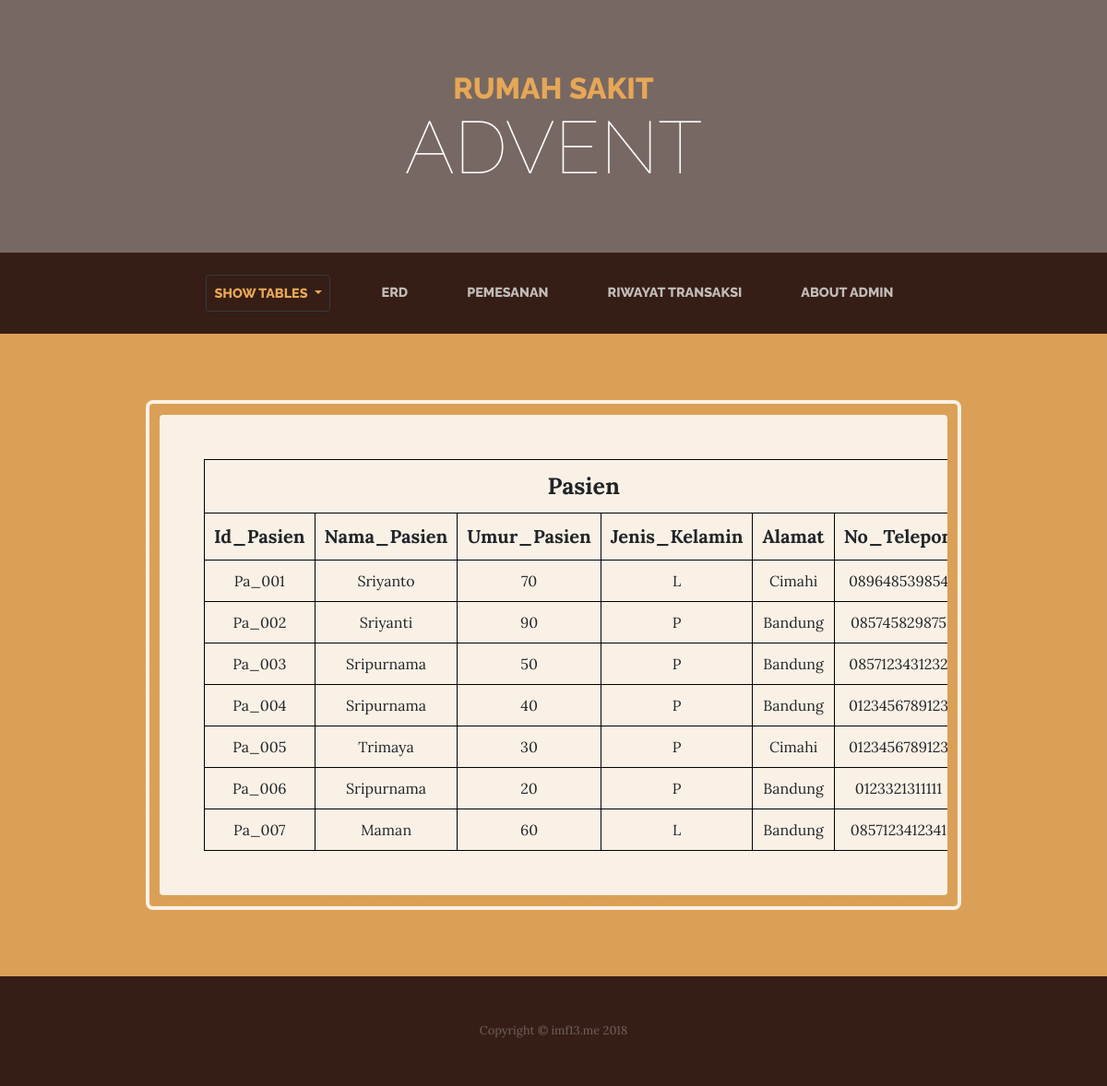
The app's page /Rs_Advent_Controller/view_pasien with its own data.
### tables this page shows
CREATE TABLE `pasien` (
  `Id_Pasien` char(10) NOT NULL,
  `Nama_Pasien` char(41) NOT NULL,
  `Umur_Pasien` tinyint(3) UNSIGNED NOT NULL,
  `Jenis_Kelamin` char(2) NOT NULL,
  `Alamat` char(61) NOT NULL,
  `No_Telepon` char(15) NOT NULL
);

### application/controllers/Rs_Advent_Controller.php (called while the page is built, shortened)
<?php
class Rs_Advent_Controller extends CI_Controller
{
    public function view_pasien()
    {
      $this->load->model('Model_Rs_Advent/M_Pasien');
      $data['Pasien'] = $this->M_Pasien->get_record();
      $this->load->view('View_Rs_Advent/V_Pasien.php', $data);
    }
}
 ?>

### index.php (called while the page is built, shortened)
<?php
require_once BASEPATH.'core/CodeIgniter.php';

### application/models/Model_Rs_Advent/M_Pasien.php (called while the page is built, shortened)
<?php
class M_Pasien extends CI_Model
{
  function get_record()
  {
    $query = $this->db->get('pasien');
    return $query->result();
  }
}
?>

### application/views/View_Rs_Advent/V_Pasien.php (the view, shortened to what this page needs)
<!DOCTYPE html>
<html lang="en">
  <head>
    <link href="<?php echo base_url('Coffe/aset/bootstrap/css/bootstrap.min.css');?>" rel="stylesheet">
    <link href="<?php echo base_url('Coffe/css/business-casual.min.css');?>" rel="stylesheet">
  </head>
  <body>
    <h1 class="site-heading text-center text-white d-none d-lg-block">
      <span class="site-heading-upper text-primary mb-3">Rumah Sakit</span>
      <span class="site-heading-lower">Advent</span>
    </h1>
    <?php
      include 'Navigasi.php';
    ?>
    <section class="pages-section cta">
      <div class="container-fluid">
        <div class="row">
          <div class="col-xl-9 mx-auto" style="">
            <div class="gta-inner">
            <div class="cta-inner text-center rounded">
              <table cellpadding="10px" border="1px" cellspacing="0" bordercolor="black" align="center">
                <tr>
                  <td colspan="6" align="center"style="font-size: 25px;"><b>Pasien</b></td>
                </tr>
                <tr style="font-size: 20px">
                  <td><b>Id_Pasien</b></td>
                  <td><b>Nama_Pasien</b></td>
                  <td><b>Umur_Pasien</b></td>
                  <td><b>Jenis_Kelamin</b></td>
                  <td><b>Alamat</b></td>
                  <td><b>No_Telepon</b> </td>
                </tr>
              <?php
                  foreach ($Pasien as $column)
                {
              ?>
                <tr>
                  <td><?php echo $column->Id_Pasien; ?></td>
                  <td><?php echo $column->Nama_Pasien; ?></td>
                  <td><?php echo $column->Umur_Pasien; ?></td>
                  <td><?php echo $column->Jenis_Kelamin; ?></td>
                  <td><?php echo $column->Alamat; ?></td>
                  <td><?php echo $column->No_Telepon; ?></td>
                </tr>
              <?php } ?>
            </table>
            </div>
            </div>
          </div>
        </div>
      </div>
    </section>
    <footer class="footer text-faded text-center py-5">
      <div class="container">
        <p class="m-0 small">Copyright &copy; imf13.me 2018</p>
      </div>
    </footer>
  </body>
</html>

### application/views/View_Rs_Advent/Navigasi.php (shortened to what this page needs)
<nav class="navbar navbar-expand-lg navbar-dark py-lg-4" id="mainNav">
  <div class="container">
    <div class="collapse navbar-collapse" id="navbarResponsive">
      <ul class="navbar-nav mx-auto">
        <li class="nav-item
        <?php
        $uri = $_SERVER['REQUEST_URI'];
        $temp = substr($uri, 36);
        if ($temp == 'view_dokter' || $temp == 'view_huni' || $temp == 'view_kamar' || $temp == 'view_obat' || $temp == 'view_pasien' || $temp == 'view_perawat' || $temp == 'view_periksa'
            || $temp == 'view_rawat' || $temp == 'view_tentukan' || $temp == 'view_all_tables' || strlen($uri) == 15) {
          echo "active";
        }
        ?>
        px-lg-4 dropdown">
          <button class="nav-link text-uppercase text-expanded btn btn-outline-dark dropdown-toggle" type="button" id="dropdownMenuButton" data-toggle="dropdown" aria-haspopup="true" aria-expanded="false">
            Show Tables
          </button>
        </li>
        <li class="nav-item
        <?php
          if ($temp == 'view_ERD') {
            echo "active";
          }
        ?>
        px-lg-4">
          <a class="nav-link text-uppercase text-expanded" href="<?php echo base_url('Rs_Advent_Controller/view_ERD'); ?>">ERD</a>
        </li>
        <li class="nav-item
        <?php
          if ($temp == 'view_pemesanan') {
            echo "active";
          }
        ?>
        px-lg-4">
          <a class="nav-link text-uppercase text-expanded" href="<?php echo base_url('Rs_Advent_Controller/view_pemesanan'); ?>">Pemesanan</a>
        </li>
        <li class="nav-item
        <?php
          if ($temp == 'view_riwayat_transaksi' || $temp == 'proses_pemesanan') {
            echo "active";
          }
        ?>
        px-lg-4">
          <a class="nav-link text-uppercase text-expanded" href="<?php echo base_url('Rs_Advent_Controller/view_riwayat_transaksi'); ?>">Riwayat Transaksi</a>
        </li>
        <li class="nav-item px-lg-4">
          <a class="nav-link text-uppercase text-expanded" href="<?php echo base_url('Irfan_Grayscale_Controller/view_irfan_grayscale'); ?>">About Admin</a>
        </li>
      </ul>
    </div>
  </div>
</nav>

### records on screen
pasien: Id_Pasien "Pa_001", Nama_Pasien "Sriyanto", Umur_Pasien "70", Jenis_Kelamin "L", Alamat "Cimahi", No_Telepon "089648539854"
pasien: Id_Pasien "Pa_002", Nama_Pasien "Sriyanti", Umur_Pasien "90", Jenis_Kelamin "P", Alamat "Bandung", No_Telepon "085745829875"
pasien: Id_Pasien "Pa_003", Nama_Pasien "Sripurnama", Umur_Pasien "50", Jenis_Kelamin "P", Alamat "Bandung", No_Telepon "0857123431232"
pasien: Id_Pasien "Pa_004", Nama_Pasien "Sripurnama", Umur_Pasien "40", Jenis_Kelamin "P", Alamat "Bandung", No_Telepon "0123456789123"
pasien: Id_Pasien "Pa_005", Nama_Pasien "Trimaya", Umur_Pasien "30", Jenis_Kelamin "P", Alamat "Cimahi", No_Telepon "0123456789123"
pasien: Id_Pasien "Pa_006", Nama_Pasien "Sripurnama", Umur_Pasien "20", Jenis_Kelamin "P", Alamat "Bandung", No_Telepon "0123321311111"
pasien: Id_Pasien "Pa_007", Nama_Pasien "Maman", Umur_Pasien "60", Jenis_Kelamin "L", Alamat "Bandung", No_Telepon "0857123412341"
